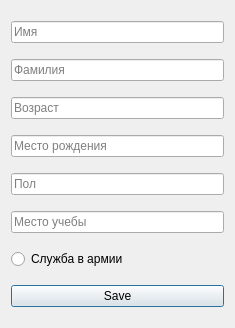
<?xml version="1.0" encoding="UTF-8"?>
<ui version="4.0">
 <class>cashier</class>
 <widget class="QDialog" name="cashier">
  <property name="geometry">
   <rect>
    <x>0</x>
    <y>0</y>
    <width>235</width>
    <height>328</height>
   </rect>
  </property>
  <property name="windowTitle">
   <string>Dialog</string>
  </property>
  <layout class="QVBoxLayout" name="verticalLayout">
   <item>
    <widget class="QLineEdit" name="firstname">
     <property name="placeholderText">
      <string>Имя</string>
     </property>
    </widget>
   </item>
   <item>
    <widget class="QLineEdit" name="lastname">
     <property name="placeholderText">
      <string>Фамилия</string>
     </property>
    </widget>
   </item>
   <item>
    <widget class="QLineEdit" name="age">
     <property name="placeholderText">
      <string>Возраст</string>
     </property>
    </widget>
   </item>
   <item>
    <widget class="QLineEdit" name="place_of_birth">
     <property name="placeholderText">
      <string>Место рождения</string>
     </property>
    </widget>
   </item>
   <item>
    <widget class="QLineEdit" name="gender">
     <property name="placeholderText">
      <string>Пол</string>
     </property>
    </widget>
   </item>
   <item>
    <widget class="QLineEdit" name="place_of_study">
     <property name="placeholderText">
      <string>Место учебы</string>
     </property>
    </widget>
   </item>
   <item>
    <widget class="QRadioButton" name="army">
     <property name="text">
      <string>Служба в армии</string>
     </property>
    </widget>
   </item>
   <item>
    <widget class="QPushButton" name="save">
     <property name="text">
      <string>Save</string>
     </property>
    </widget>
   </item>
  </layout>
 </widget>
 <resources/>
 <connections/>
</ui>
